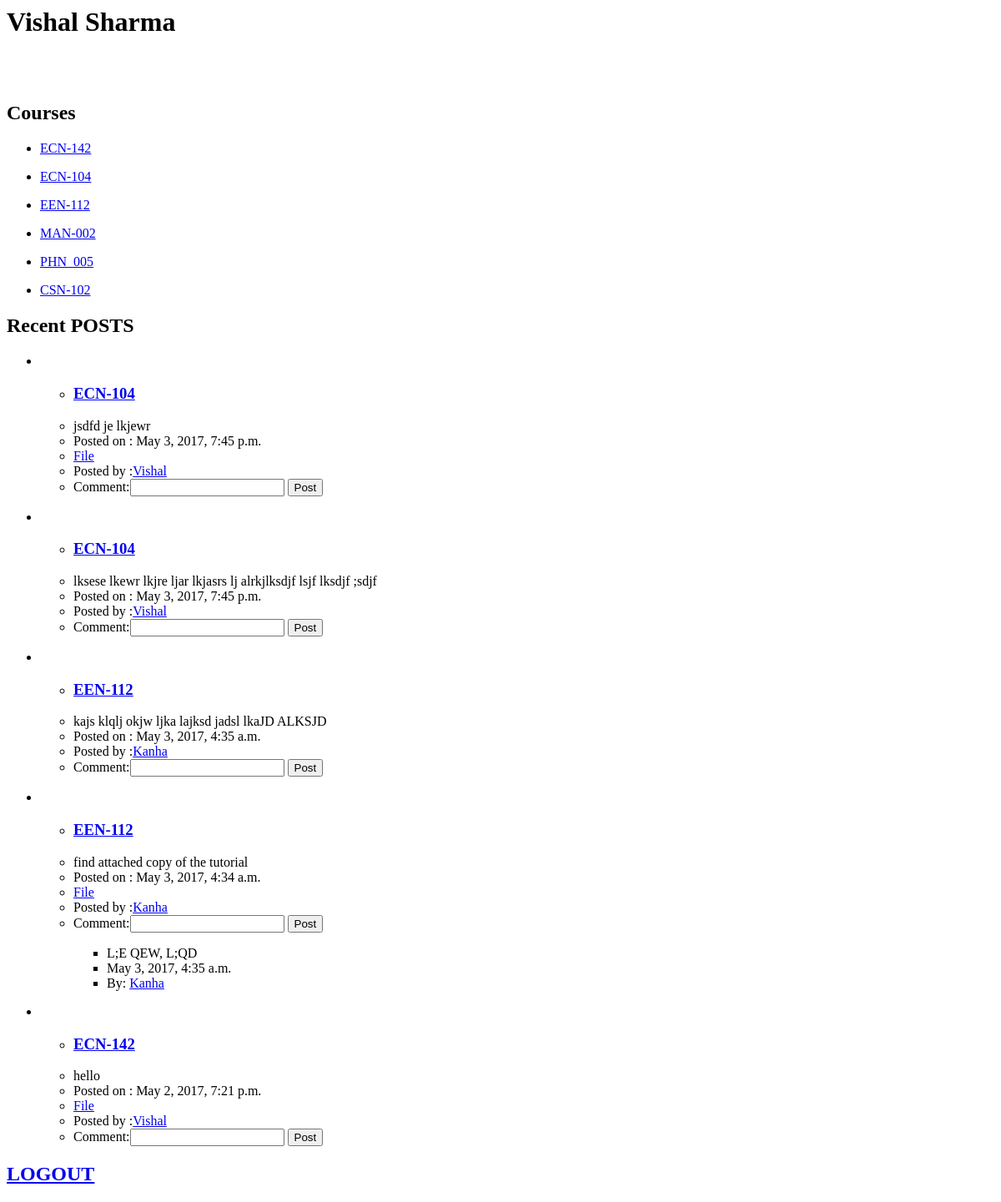
The page /lectut/profile/ (signed in) on the database as committed earlier.
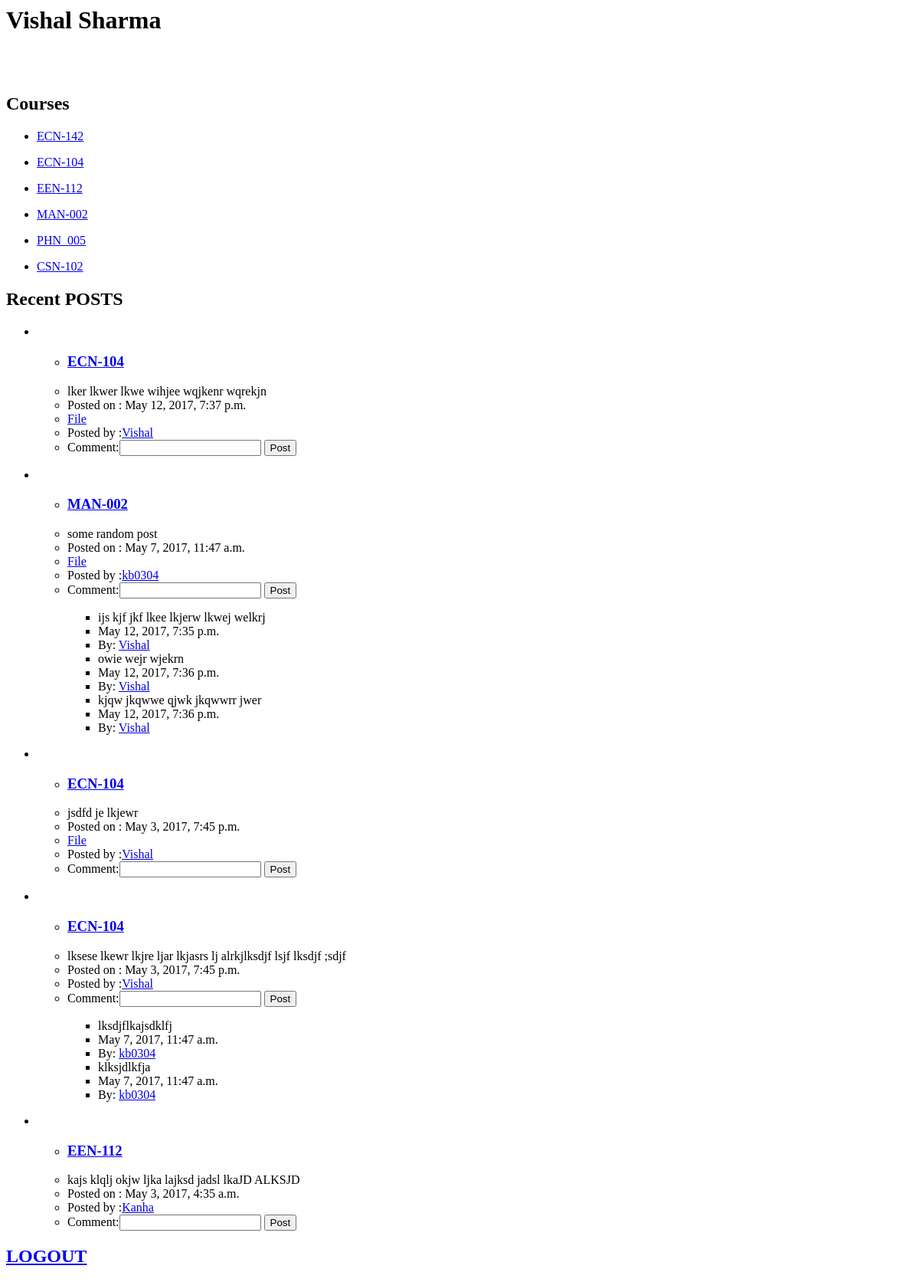
The same page on the database as committed later.
### lectut/models.py (models this page shows, shortened)
class Course(models.Model):
    courseName = models.CharField(max_length=200)

class Post(models.Model):
    post = models.CharField(max_length=300)
    poster = models.CharField(max_length=200)
    docfile = models.FileField(upload_to='documents/%Y/%m/%d', blank=True, null=True)
    pub_time = models.DateTimeField(auto_now_add=True)
    course = models.ForeignKey(Course, on_delete=models.CASCADE)
    likes = models.ManyToManyField(User, related_name='likes')
    unlikes = models.ManyToManyField(User, related_name='unlikes')

class Comment(models.Model):
    comment = models.CharField(max_length=200)
    pub_time = models.DateTimeField(auto_now_add=True)
    commenter = models.CharField(max_length=200)
    post = models.ForeignKey(Post, on_delete=models.CASCADE)

### lectut/views.py (the view, shortened to what this page needs)
# urls.py: url(r'^profile/(?P<course_id>[0-9]+)/course/$', views.coursepage, name='coursepage'),
def profile(request ):
    if request.user.is_authenticated():
        user = request.user
        latest_post = Post.objects.order_by('-pub_time')[:5]
        form2 = CommentForm()
        if(hasattr(user, 'student')):
            student = user.student
            list1 = student.courses.all()
            postlist = []
            recentpostlist = [];
            for course in list1:
                post = course.post_set.all()
                for pos in post:
                    postlist.append(pos)
            recentpostlist = sorted(postlist, key=lambda x: x.pub_time, reverse=True)[:5]
            return render(request, 'lectut/profile.html', {'user': student, 'latestpost':recentpostlist,'userid': user.id, 'form2':form2})
    else:
        messages.error(request, 'You have to login 1st')
        return HttpResponseRedirect(reverse('lectut:index'))

### lectut/forms.py
class CommentForm(forms.Form):
    Comment = forms.CharField(label='Comment', max_length=300)

### lectut/templates/lectut/profile.html (shortened to what this page needs)
<h1>{{ user.name }}</h1>
<h2>Courses</h2>
{% for course in user.courses.all %}
<ul>
	<li><a href="{% url 'lectut:coursepage' course.id %}">{{ course.courseName }}</a></li>
</ul>
{% endfor %}
<h2>Recent POSTS</h2>
{% for pos in latestpost %}
<ul>
	<li><ul><li><h3> <a href="{% url 'lectut:coursepage' pos.course.id %}">{{ pos.course.courseName }}</a></h3></li><li>{{ pos.post}}</li><li>Posted on : {{ pos.pub_time}}</li>
		{% if pos.docfile %} <li><a href="{{ pos.docfile.url }}">File</a></li>{% endif %}
		<li>Posted by :<a href="{% url 'lectut:userprofile' pos.poster %}">{{ pos.poster }}</a></li>
		<li><form action="{% url 'lectut:profilecommenting' pos.course.id pos.id%}" method="post">
			{{ form2 }}
			<input type="submit" value="Post" />
			</form>
			{% for com in pos.comment_set.all %}
			<ul>
				<li>{{ com.comment }}</li><li>{{ com.pub_time }}</li>
				<li>By: <a href="{% url 'lectut:userprofile' com.commenter %}">{{ com.commenter }}</a></li>
			</ul>
			{% endfor %}
		</li>
		</ul>
</ul>
{% endfor %}
<h2><a href="{% url 'lectut:logo' %}">LOGOUT</a></h2>

Rows that differ between the two databases and show on the page:
no longer on this page (row unchanged): Post: course.courseName "EEN-112", post "find attached copy of the tutorial", pub_time "May 3, 2017, 4:34 a.m.", poster "Kanha"
no longer on this page (row unchanged): Comment: comment "L;E QEW, L;QD", pub_time "May 3, 2017, 4:35 a.m.", commenter "Kanha", shown under "EEN-112"
no longer on this page (row unchanged): Post: course.courseName "ECN-142", post "hello", pub_time "May 2, 2017, 7:21 p.m.", poster "Vishal"
added Post: course.courseName "ECN-104", post "lker lkwer lkwe wihjee wqjkenr wqrekjn", pub_time "May 12, 2017, 7:37 p.m.", poster "Vishal"
added Post: course.courseName "MAN-002", post "some random post", pub_time "May 7, 2017, 11:47 a.m.", poster "kb0304"
added Comment: comment "ijs kjf jkf lkee lkjerw lkwej welkrj", pub_time "May 12, 2017, 7:35 p.m.", commenter "Vishal", shown under "MAN-002"
added Comment: comment "owie wejr wjekrn", pub_time "May 12, 2017, 7:36 p.m.", commenter "Vishal", shown under "MAN-002"
added Comment: comment "kjqw jkqwwe qjwk jkqwwrr jwer", pub_time "May 12, 2017, 7:36 p.m.", commenter "Vishal", shown under "MAN-002"
added Comment: comment "lksdjflkajsdklfj", pub_time "May 7, 2017, 11:47 a.m.", commenter "kb0304", shown under Post "lksese lkewr lkjre ljar lkjasrs lj alrkjlksdjf lsjf lksdjf ;sdjf"
added Comment: comment "klksjdlkfja", pub_time "May 7, 2017, 11:47 a.m.", commenter "kb0304", shown under Post "lksese lkewr lkjre ljar lkjasrs lj alrkjlksdjf lsjf lksdjf ;sdjf"
